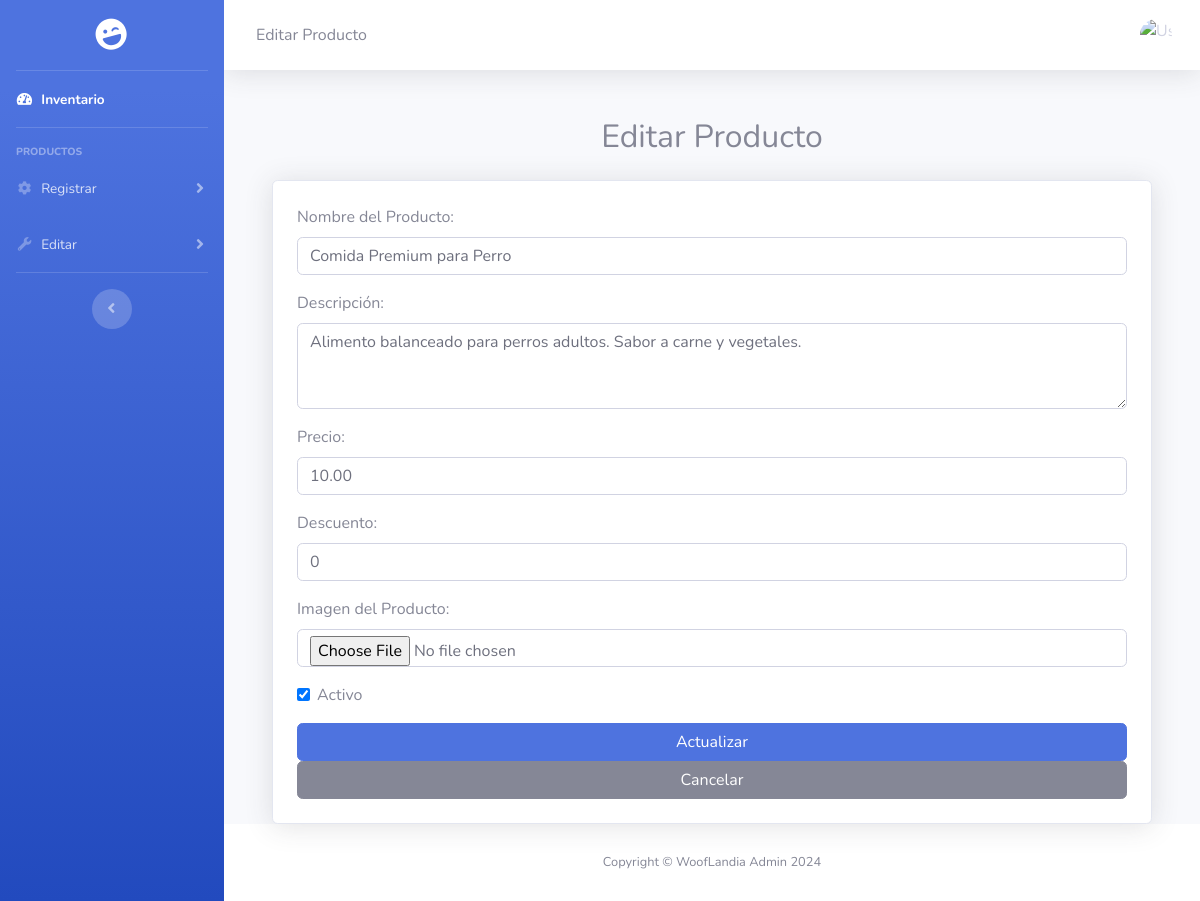
The app's page /admin/editar.php?id=2 with its own data.
### tables this page shows
CREATE TABLE `productos` (
  `id` int(11) NOT NULL,
  `nombre` varchar(200) NOT NULL,
  `descripcion` text NOT NULL,
  `precio` decimal(10,2) NOT NULL,
  `id_categoria` int(11) NOT NULL,
  `cantidad` int(11) NOT NULL,
  `activo` int(11) NOT NULL,
  `descuento` tinyint(3) NOT NULL DEFAULT 0
);

### admin/editar.php (the view, shortened to what this page needs)
<?php
$pageTitle = "Editar Producto";
$db = new Database();
$con = $db->conectar();
$id = isset($_GET['id']) ? $_GET['id'] : '';
if ($_SERVER['REQUEST_METHOD'] === 'POST') {
    try {
        $nombre = $_POST['nombre'];
        $descripcion = $_POST['descripcion'];
        $precio = $_POST['precio'];
        $activo = isset($_POST['activo']) ? 1 : 0;
        $descuento = $_POST['descuento'];
        $imagenActual = $_POST['imagen_actual'];
        $rutaArchivo = $imagenActual;
        if (isset($_FILES['imagen']) && $_FILES['imagen']['error'] === UPLOAD_ERR_OK) {
            $nombreArchivo = $_FILES['imagen']['name'];
            $tipoArchivo = $_FILES['imagen']['type'];
            $tempArchivo = $_FILES['imagen']['tmp_name'];
            $directorioDestino = '../imagen/';
            $extensionesPermitidas = ['image/jpeg', 'image/png', 'image/gif', 'image/jpg', 'image/webp'];
            if (!in_array($tipoArchivo, $extensionesPermitidas)) {
                throw new Exception('Formato de imagen no permitido. Solo JPG, PNG o GIF.');
            }
            $extension = pathinfo($nombreArchivo, PATHINFO_EXTENSION);
            $nuevoNombre = $id . '.' . $extension;
            $rutaArchivo = $directorioDestino . $nuevoNombre;
            if (!move_uploaded_file($tempArchivo, $rutaArchivo)) {
                throw new Exception('Error al guardar la imagen en el servidor.');
            }
        }
        $sql = $con->prepare("UPDATE productos SET nombre = ?, descripcion = ?, precio = ?, activo = ?, descuento = ?, imagen = ? WHERE id = ?");
        $sql->execute([$nombre, $descripcion, $precio, $activo, $descuento, $rutaArchivo, $id]);
        $_SESSION['message'] = "Producto actualizado exitosamente.";
        $_SESSION['message_type'] = "success";
        echo "<script>window.location.href = 'inventario.php';</script>";
        exit;
    } catch (Exception $e) {
        $error = "Error al actualizar el producto: " . $e->getMessage();
    }
} else {
    $sql = $con->prepare("SELECT * FROM productos WHERE id = ?");
    $sql->execute([$id]);
    $producto = $sql->fetch(PDO::FETCH_ASSOC);
}
include 'header.php';
?>
<div class="container-fluid">
    <div class="container mt-5">
        <h2 class="text-center mb-4"><?php echo $pageTitle; ?></h2>
        <form action="editar.php?id=<?php echo $id; ?>" method="post" class="card shadow p-4" enctype="multipart/form-data">
            <div class="mb-3">
                <label for="nombre" class="form-label">Nombre del Producto:</label>
                <input type="text" name="nombre" id="nombre" class="form-control" value="<?php echo htmlspecialchars($producto['nombre']); ?>" required>
            </div>
            <div class="mb-3">
                <label for="descripcion" class="form-label">Descripción:</label>
                <textarea name="descripcion" id="descripcion" class="form-control" rows="3" required><?php echo htmlspecialchars($producto['descripcion']); ?></textarea>
            </div>
            <div class="mb-3">
                <label for="precio" class="form-label">Precio:</label>
                <input type="number" name="precio" id="precio" class="form-control" step="0.01" value="<?php echo $producto['precio']; ?>" required>
            </div>
            <div class="mb-3">
                <label for="descuento" class="form-label">Descuento:</label>
                <input type="number" name="descuento" id="descuento" class="form-control" step="0.01" value="<?php echo $producto['descuento']; ?>" required>
            </div>
            <div class="mb-3">
                <label for="imagen" class="form-label">Imagen del Producto:</label>
                <input type="file" name="imagen" id="imagen" class="form-control" accept="image/*">
            </div>
            <div class="form-check mb-3">
                <input type="checkbox" name="activo" id="activo" class="form-check-input" <?php echo $producto['activo'] ? 'checked' : ''; ?>>
                <label for="activo" class="form-check-label">Activo</label>
            </div>
            <button type="submit" class="btn btn-primary">Actualizar</button>
            <a href="inventario.php" class="btn btn-secondary">Cancelar</a>
        </form>
    </div>
    <?php include 'footer.php'; ?>

### records on screen
productos: nombre "Comida Premium para Perro", descripcion "Alimento balanceado para perros adultos. Sabor a carne y vegetales.", precio "10.00", descuento "0", activo "☑"

### other values on screen
$pageTitle "Editar Producto"
